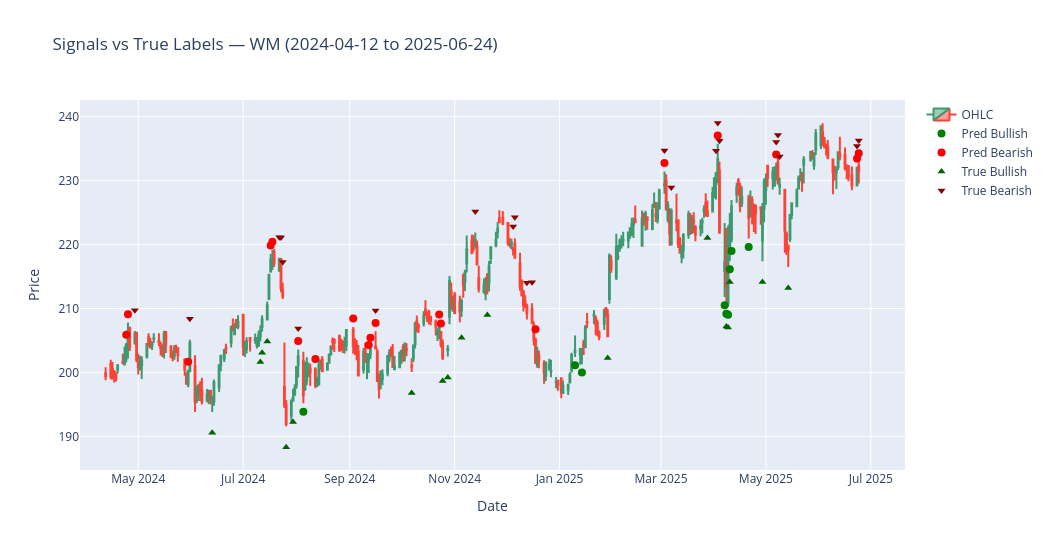

This figure's notebook cell:
### Code cell
test_prob_arr = results['Test (final holdout)']['proba']


thr1 = opt_thr.get(1, 0.40)
thr2 = opt_thr.get(2, 0.40)

# # Val set — model selection period
# plot_signals(val_df.reset_index(drop=False),
#              results['Validation']['proba'],
#              label_col=LABEL_COL, thr1=thr1, thr2=thr2,
#              start=0, length=120)

# Test set — final holdout
plot_signals(test_df.reset_index(drop=False),
             test_prob_arr,
             label_col=LABEL_COL, thr1=thr1, thr2=thr2,
             start=300, length=300)

### Figure 1 — Plotly figure (JSON) as saved in the notebook; plotly's stock layout.template omitted (floating-point values rounded to 4 significant figures; data arrays with more than 128 entries replaced by an {"elided": "..."} marker saying what was removed)
{"data": [{"close": {"elided": "300 float values"}, "high": {"elided": "300 float values"}, "low": {"elided": "300 float values"}, "name": "OHLC", "open": {"elided": "300 float values"}, "type": "candlestick", "x": {"elided": "300 str values"}}, {"marker": {"color": "green", "size": 8, "symbol": "circle"}, "mode": "markers", "name": "Pred Bullish", "type": "scatter", "x": ["2024-08-05T00:00:00", "2025-01-10T00:00:00", "2025-01-14T00:00:00", "2025-04-07T00:00:00", "2025-04-08T00:00:00", "2025-04-09T00:00:00", "2025-04-10T00:00:00", "2025-04-11T00:00:00", "2025-04-21T00:00:00"], "y": [193.9, 201.1, 200.0, 210.5, 209.2, 209.0, 216.1, 219.0, 219.6]}, {"marker": {"color": "red", "size": 8, "symbol": "circle"}, "mode": "markers", "name": "Pred Bearish", "type": "scatter", "x": ["2024-04-24T00:00:00", "2024-04-25T00:00:00", "2024-05-30T00:00:00", "2024-07-17T00:00:00", "2024-07-18T00:00:00", "2024-08-02T00:00:00", "2024-08-12T00:00:00", "2024-09-03T00:00:00", "2024-09-12T00:00:00", "2024-09-13T00:00:00", "2024-09-16T00:00:00", "2024-10-23T00:00:00", "2024-10-24T00:00:00", "2024-12-18T00:00:00", "2025-03-03T00:00:00", "2025-04-03T00:00:00", "2025-05-07T00:00:00", "2025-06-23T00:00:00", "2025-06-24T00:00:00"], "y": [205.9, 209.1, 201.7, 219.8, 220.5, 204.9, 202.1, 208.4, 204.3, 205.4, 207.7, 209.0, 207.6, 206.8, 232.7, 237.1, 234.1, 233.4, 234.3]}, {"marker": {"color": "darkgreen", "size": 7, "symbol": "triangle-up"}, "mode": "markers", "name": "True Bullish", "type": "scatter", "x": ["2024-06-13T00:00:00", "2024-07-11T00:00:00", "2024-07-12T00:00:00", "2024-07-15T00:00:00", "2024-07-26T00:00:00", "2024-07-30T00:00:00", "2024-10-07T00:00:00", "2024-10-25T00:00:00", "2024-10-28T00:00:00", "2024-11-05T00:00:00", "2024-11-20T00:00:00", "2025-01-29T00:00:00", "2025-03-28T00:00:00", "2025-04-08T00:00:00", "2025-04-09T00:00:00", "2025-04-10T00:00:00", "2025-04-29T00:00:00", "2025-05-14T00:00:00"], "y": [190.6, 201.6, 203.1, 204.8, 188.3, 192.3, 196.8, 198.7, 199.2, 205.4, 209.0, 202.3, 221.0, 207.2, 207.0, 214.2, 214.1, 213.2]}, {"marker": {"color": "darkred", "size": 7, "symbol": "triangle-down"}, "mode": "markers", "name": "True Bearish", "type": "scatter", "x": ["2024-04-29T00:00:00", "2024-05-31T00:00:00", "2024-07-22T00:00:00", "2024-07-23T00:00:00", "2024-07-24T00:00:00", "2024-08-02T00:00:00", "2024-09-16T00:00:00", "2024-11-13T00:00:00", "2024-12-05T00:00:00", "2024-12-06T00:00:00", "2024-12-13T00:00:00", "2024-12-16T00:00:00", "2025-03-03T00:00:00", "2025-03-07T00:00:00", "2025-04-02T00:00:00", "2025-04-03T00:00:00", "2025-04-04T00:00:00", "2025-05-07T00:00:00", "2025-05-08T00:00:00", "2025-05-09T00:00:00", "2025-06-23T00:00:00", "2025-06-24T00:00:00"], "y": [209.7, 208.4, 221.1, 221.1, 217.3, 206.9, 209.7, 225.2, 222.8, 224.3, 214.0, 214.1, 234.7, 228.9, 234.6, 239.0, 236.2, 236.0, 237.1, 233.8, 235.4, 236.3]}], "layout": {"height": 550, "showlegend": true, "title": {"text": "Signals vs True Labels — WM (2024-04-12 to 2025-06-24)"}, "width": 1050, "xaxis": {"rangeslider": {"visible": false}, "title": {"text": "Date"}}, "yaxis": {"title": {"text": "Price"}}}}
